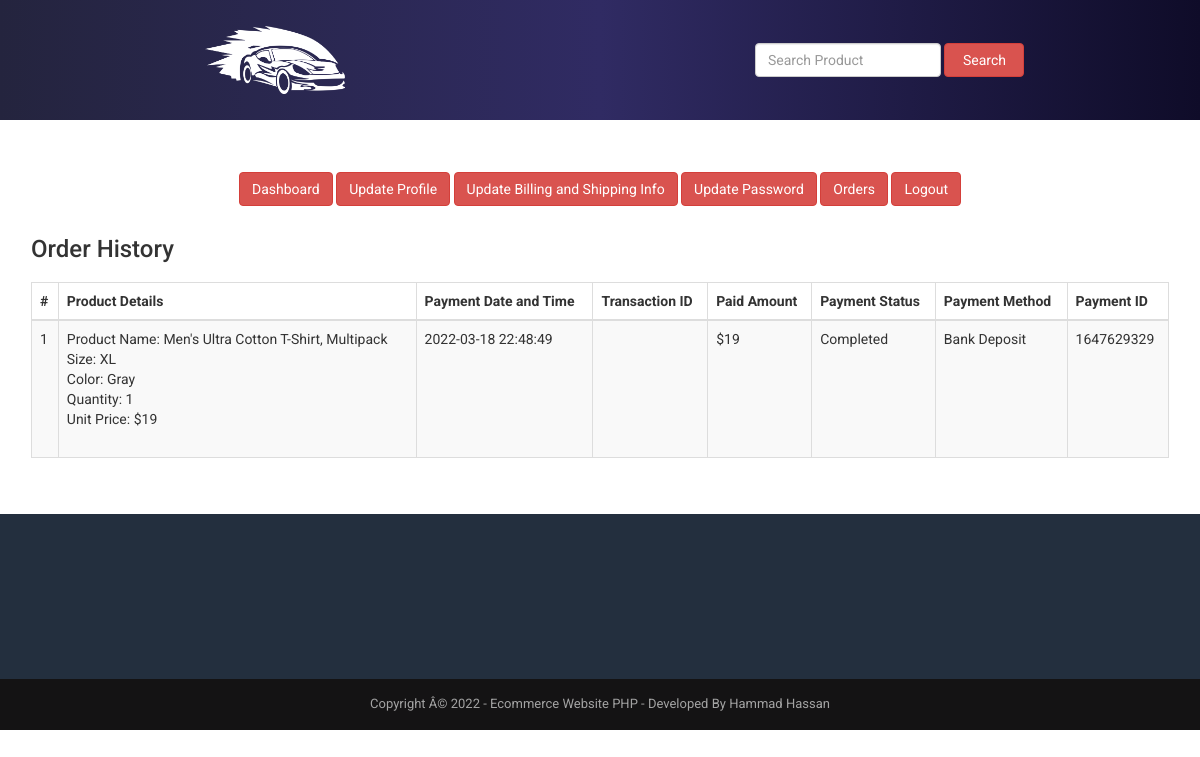
Before: /customer-order.php (signed in) with the older database file.
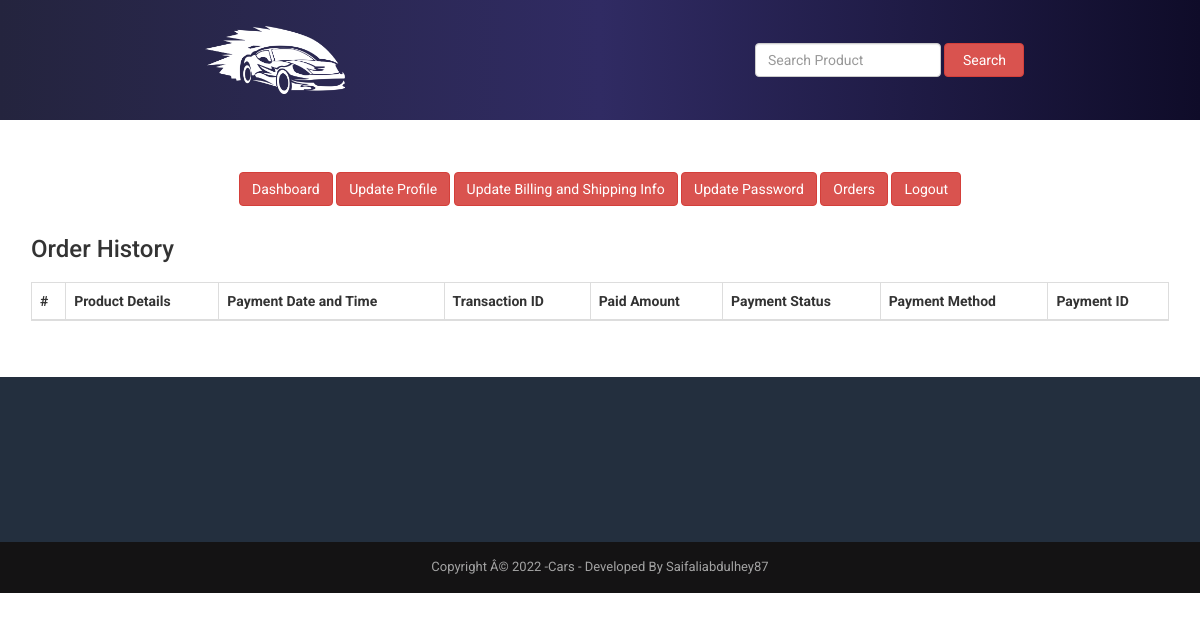
After: the same page with the newer database file.
### tables this page shows
CREATE TABLE `tbl_payment` (
  `id` int(11) NOT NULL,
  `customer_id` int(11) NOT NULL,
  `customer_name` tinytext NOT NULL,
  `customer_email` tinytext NOT NULL,
  `payment_date` tinytext NOT NULL,
  `txnid` tinytext NOT NULL,
  `paid_amount` int(11) NOT NULL,
  `card_number` tinytext NOT NULL,
  `card_cvv` tinytext NOT NULL,
  `card_month` tinytext NOT NULL,
  `card_year` tinytext NOT NULL,
  `bank_transaction_info` text NOT NULL,
  `payment_method` tinytext NOT NULL,
  `payment_status` tinytext NOT NULL,
  `shipping_status` tinytext NOT NULL,
  `payment_id` tinytext NOT NULL
);

CREATE TABLE `tbl_order` (
  `id` int(11) NOT NULL,
  `product_id` int(11) NOT NULL,
  `product_name` tinytext NOT NULL,
  `size` tinytext NOT NULL,
  `color` tinytext NOT NULL,
  `quantity` tinytext NOT NULL,
  `unit_price` tinytext NOT NULL,
  `payment_id` tinytext NOT NULL
);

CREATE TABLE `tbl_settings` (
  `id` int(11) NOT NULL,
  `logo` tinytext NOT NULL,
  `favicon` tinytext NOT NULL,
  `footer_about` text NOT NULL,
  `footer_copyright` text NOT NULL,
  `contact_address` text NOT NULL,
  `contact_email` tinytext NOT NULL,
  `contact_phone` tinytext NOT NULL,
  `contact_fax` tinytext NOT NULL,
  `contact_map_iframe` text NOT NULL,
  `receive_email` tinytext NOT NULL,
  `receive_email_subject` tinytext NOT NULL,
  `receive_email_thank_you_message` text NOT NULL,
  `forget_password_message` text NOT NULL,
  `total_recent_post_footer` int(10) NOT NULL,
  `total_popular_post_footer` int(10) NOT NULL,
  `total_recent_post_sidebar` int(11) NOT NULL,
  `total_popular_post_sidebar` int(11) NOT NULL,
  `total_featured_product_home` int(11) NOT NULL,
  `total_latest_product_home` int(11) NOT NULL,
  `total_popular_product_home` int(11) NOT NULL,
  `meta_title_home` text NOT NULL,
  `meta_keyword_home` text NOT NULL,
  `meta_description_home` text NOT NULL,
  `banner_login` tinytext NOT NULL,
  `banner_registration` tinytext NOT NULL,
  `banner_forget_password` tinytext NOT NULL,
  `banner_reset_password` tinytext NOT NULL,
  `banner_search` tinytext NOT NULL,
  `banner_cart` tinytext NOT NULL,
  `banner_checkout` tinytext NOT NULL,
  `banner_product_category` tinytext NOT NULL,
  `banner_blog` tinytext NOT NULL,
  `cta_title` tinytext NOT NULL,
  `cta_content` text NOT NULL,
  `cta_read_more_text` tinytext NOT NULL,
  `cta_read_more_url` tinytext NOT NULL,
  `cta_photo` tinytext NOT NULL,
  `featured_product_title` tinytext NOT NULL,
  `featured_product_subtitle` tinytext NOT NULL,
  `latest_product_title` tinytext NOT NULL,
  `latest_product_subtitle` tinytext NOT NULL,
  `popular_product_title` tinytext NOT NULL,
  `popular_product_subtitle` tinytext NOT NULL,
  `testimonial_title` tinytext NOT NULL,
  `testimonial_subtitle` tinytext NOT NULL,
  `testimonial_photo` tinytext NOT NULL,
  `blog_title` tinytext NOT NULL,
  `blog_subtitle` tinytext NOT NULL,
  `newsletter_text` text NOT NULL,
  `paypal_email` tinytext NOT NULL,
  `stripe_public_key` tinytext NOT NULL,
  `stripe_secret_key` tinytext NOT NULL,
  `bank_detail` text NOT NULL,
  `before_head` text NOT NULL,
  `after_body` text NOT NULL,
  `before_body` text NOT NULL,
  `home_service_on_off` int(11) NOT NULL,
  `home_welcome_on_off` int(11) NOT NULL,
  `home_featured_product_on_off` int(11) NOT NULL,
  `home_latest_product_on_off` int(11) NOT NULL,
  `home_popular_product_on_off` int(11) NOT NULL,
  `home_testimonial_on_off` int(11) NOT NULL,
  `home_blog_on_off` int(11) NOT NULL,
  `newsletter_on_off` int(11) NOT NULL,
  `ads_above_welcome_on_off` int(1) NOT NULL,
  `ads_above_featured_product_on_off` int(1) NOT NULL,
  `ads_above_latest_product_on_off` int(1) NOT NULL,
  `ads_above_popular_product_on_off` int(1) NOT NULL,
  `ads_above_testimonial_on_off` int(1) NOT NULL,
  `ads_category_sidebar_on_off` int(1) NOT NULL
);

### customer-order.php (the view, shortened to what this page needs)
<?php require_once('header.php'); ?>
<div class="page">
    <div class="container">
        <div class="row">
            <div class="col-md-12">
                <?php require_once('customer-sidebar.php'); ?>
            </div>
            <div class="col-md-12">
                <div class="user-content">
                    <h3><?php echo LANG_VALUE_25; ?></h3>
                    <div class="table-responsive">
                        <table class="table table-bordered table-striped table-hover">
                            <thead>
                                <tr>
                                    <th><?php echo '#' ?></th>
                                    <th><?php echo LANG_VALUE_48; ?></th>
                                    <th><?php echo LANG_VALUE_27; ?></th>
                                    <th><?php echo LANG_VALUE_28; ?></th>
                                    <th><?php echo LANG_VALUE_29; ?></th>
                                    <th><?php echo LANG_VALUE_30; ?></th>
                                    <th><?php echo LANG_VALUE_31; ?></th>
                                    <th><?php echo LANG_VALUE_32; ?></th>
                                </tr>
                            </thead>
                            <tbody>
            <?php
            $limit = 10;
            $page = @$_GET['page'];
            if($page)
                $start = ($page - 1) * $limit;
            else
                $start = 0;
            $statement = $pdo->prepare("SELECT * FROM tbl_payment WHERE customer_email=? ORDER BY id DESC LIMIT $start, $limit");
            $statement->execute(array($_SESSION['customer']['cust_email']));
            $result = $statement->fetchAll(PDO::FETCH_ASSOC);
            if ($page == 0) $page = 1;
            ?>
                                <?php
                                $tip = $page*10-10;
                                foreach ($result as $row) {
                                    $tip++;
                                    ?>
                                    <tr>
                                        <td><?php echo $tip; ?></td>
                                        <td>
                                            <?php
                                            $statement1 = $pdo->prepare("SELECT * FROM tbl_order WHERE payment_id=?");
                                            $statement1->execute(array($row['payment_id']));
                                            $result1 = $statement1->fetchAll(PDO::FETCH_ASSOC);
                                            foreach ($result1 as $row1) {
                                                echo 'Product Name: '.$row1['product_name'];
                                                echo '<br>Size: '.$row1['size'];
                                                echo '<br>Color: '.$row1['color'];
                                                echo '<br>Quantity: '.$row1['quantity'];
                                                echo '<br>Unit Price: $'.$row1['unit_price'];
                                                echo '<br><br>';
                                            }
                                            ?>
                                        </td>
                                        <td><?php echo $row['payment_date']; ?></td>
                                        <td><?php echo $row['txnid']; ?></td>
                                        <td><?php echo '$'.$row['paid_amount']; ?></td>
                                        <td><?php echo $row['payment_status']; ?></td>
                                        <td><?php echo $row['payment_method']; ?></td>
                                        <td><?php echo $row['payment_id']; ?></td>
                                    </tr>
                                    <?php
                                }
                                ?>
                            </tbody>
                        </table>
                        <div class="pagination" style="overflow: hidden;">
                    </div>
                </div>
            </div>
        </div>
    </div>
</div>
<?php require_once('footer.php'); ?>

### header.php (shortened to what this page needs)
<?php
include("admin/inc/config.php");
$statement = $pdo->prepare("SELECT * FROM tbl_settings WHERE id=1");
$statement->execute();
$result = $statement->fetchAll(PDO::FETCH_ASSOC);
?>
<!DOCTYPE html>
<html lang="en">
<head>
	<link rel="stylesheet" href="assets/css/bootstrap.min.css">
	<link rel="stylesheet" href="assets/css/font-awesome.min.css">
	<link rel="stylesheet" href="assets/css/owl.carousel.min.css">
	<link rel="stylesheet" href="assets/css/owl.theme.default.min.css">
	<link rel="stylesheet" href="assets/css/jquery.bxslider.min.css">
	<link rel="stylesheet" href="assets/css/magnific-popup.css">
	<link rel="stylesheet" href="assets/css/rating.css">
	<link rel="stylesheet" href="assets/css/spacing.css">
	<link rel="stylesheet" href="assets/css/bootstrap-touch-slider.css">
	<link rel="stylesheet" href="assets/css/animate.min.css">
	<link rel="stylesheet" href="assets/css/tree-menu.css">
	<link rel="stylesheet" href="assets/css/select2.min.css">
	<link rel="stylesheet" href="assets/css/main.css">
	<link rel="stylesheet" href="assets/css/responsive.css">
</head>
<body>
	<div class="header">
		<div class="contain" style="background: #0f0c29;  /* fallback for old browsers */
background: -webkit-linear-gradient(to right, #24243e, #302b63, #0f0c29);  /* Chrome 10-25, Safari 5.1-6 */
background: linear-gradient(to right, #24243e, #302b63, #0f0c29); /* W3C, IE 10+/ Edge, Firefox 16+, Chrome 26+, Opera 12+, Safari 7+ */
">
			<div class="header_container">
				<div>
					<a style="margin:30px;" href="index.php"><img style="width:140px; filter:invert(100%);" src="assets/uploads/logo.png" alt="logo image"></a>
				</div>
				<div class="col-md-3 search-area">
					<form class="navbar-form navbar-left" role="search" action="search-result.php" method="get">
						<div class="form-group">
							<input type="text" class="form-control search-top" placeholder="<?php echo LANG_VALUE_2; ?>" name="search_text">
						</div>
						<button type="submit" class="btn btn-danger"><?php echo LANG_VALUE_3; ?></button>
					</form>
				</div>
			</div>
		</div>
	</div>

### customer-sidebar.php
<div class="user-sidebar">
    <ul>
    <a href="dashboard.php"><button class="btn btn-danger"><?php echo LANG_VALUE_89; ?></button></a>
    <a href="customer-profile-update.php"><button class="btn btn-danger"><?php echo LANG_VALUE_117; ?></button></a>
        <a href="customer-billing-shipping-update.php"><button class="btn btn-danger"><?php echo LANG_VALUE_88; ?></button></a>
        <a href="customer-password-update.php"><button class="btn btn-danger"><?php echo LANG_VALUE_99; ?></button></a>
        <a href="customer-order.php"><button class="btn btn-danger"><?php echo LANG_VALUE_24; ?></button></a>
        <a href="logout.php"><button class="btn btn-danger"><?php echo LANG_VALUE_14; ?></button></a>
    </ul>
</div>

### footer.php (shortened to what this page needs)
<?php
$statement = $pdo->prepare("SELECT * FROM tbl_settings WHERE id=1");
$statement->execute();
$result = $statement->fetchAll(PDO::FETCH_ASSOC);
foreach ($result as $row) {
	$footer_copyright = $row['footer_copyright'];
	$newsletter_on_off = $row['newsletter_on_off'];
}
?>
<?php if ($newsletter_on_off == 1) : ?>
	<section class="home-newsletter">
		<div class="container">
			<div class="row">
				<div class="col-md-6 col-md-offset-3">
				</div>
			</div>
	</section>
<?php endif; ?>
<div class="footer-bottom">
	<div class="container">
		<div class="row">
			<div class="col-md-12 copyright">
				<?php echo $footer_copyright; ?>
			</div>
		</div>
	</div>
</div>
</body>
</html>

### assets/css/main.css (style rules this page uses)
* { margin: 0; padding: 0; }
body { font-family: "Roboto", sans-serif; font-size: 14px; }
h1, h2, h3, h4, h5, h6 { font-family: "Roboto", sans-serif; }
a { text-decoration: none; }
.header { width: 100%; height: auto; background: #fff; }
.header .navbar-form .form-control { width: 300px; }
.header .search-area { float: none; display: table-cell; vertical-align: middle; }
.header .search-area .form-group { width: calc(100% - 84px); }
.header .search-area button { width: 80px; }
.header .search-area form { width: 100%; }
.header .navbar-form .search-top { width: 100%; }
.footer-bottom { width: 100%; height: auto; background: #141314; padding: 14px 0; }
.footer-bottom .copyright { font-size: 13px; color: #a3a3a3; text-align: center; }
.page { width: 100%; height: auto; padding-top: 50px; padding-bottom: 50px; }
.user-sidebar ul { text-align: center; }
.user-content h3 { margin-bottom: 20px; }
div.pagination { padding: 3px; margin: 3px; z-index: 1000; font-size: 14px; margin-bottom: 20px; }
.home-newsletter { padding: 80px 0; background: #232f3e; }

### assets/css/responsive.css (style rules this page uses)
@media only screen and (min-width: 992px) { .header .search-area { padding-right: 0; } }
@media only screen and (min-width: 992px) { .header .search-area form { padding-right: 0; } }

### header.php (style rules this page uses)
.container { padding: 2px 16px; }
.header_container { display: flex; justify-content: space-around; align-items: center; height: 120px; }

Changed rows visible on the page:
removed tbl_payment: payment_date "2022-03-18 22:48:49", paid_amount "19", payment_status "Completed", payment_method "Bank Deposit", payment "1647629329"
removed tbl_order: product_name "Men's Ultra Cotton T-Shirt, Multipack", size "XL", color "Gray", quantity "1", unit_price "19"
changed tbl_settings: footer_copyright "Copyright Â© 2022 - Ecommerce Website PHP - Developed By Hammad Hassan" → "Copyright Â© 2022 -Cars - Developed By Saifaliabdulhey87"
